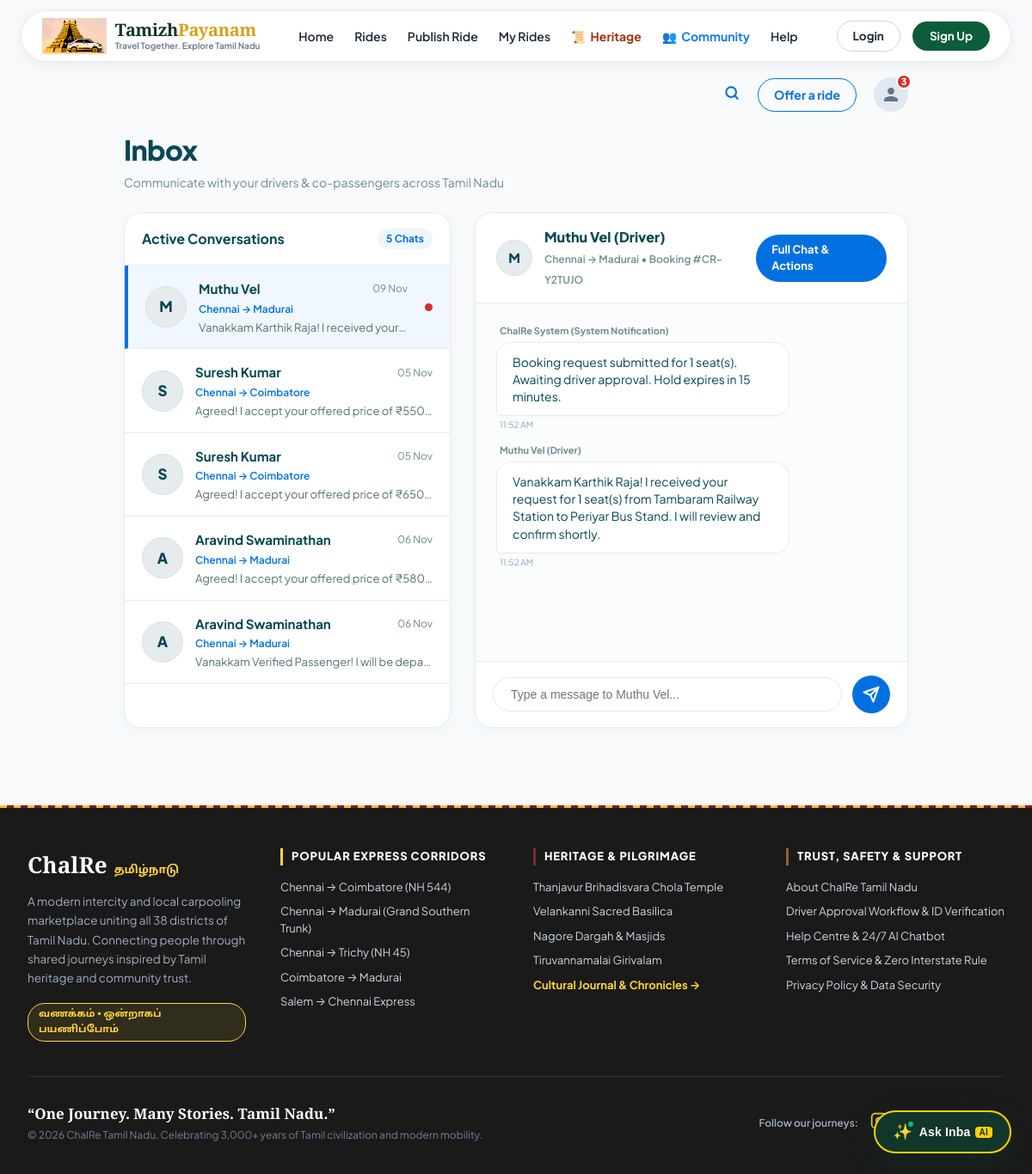
Page /messages/list/ on the committed database.
### apps/bookings/models.py (models this page shows, shortened)
class Booking(models.Model):
    STATUS_CHOICES = (
        ('pending', 'Pending Driver Approval'),
        ('confirmed', 'Confirmed'),
        ('rejected', 'Rejected by Driver'),
        ('cancelled', 'Cancelled'),
        ('completed', 'Completed'),
    )
    ride = models.ForeignKey(Ride, on_delete=models.CASCADE, related_name='bookings')
    passenger = models.ForeignKey(User, on_delete=models.SET_NULL, null=True, blank=True, related_name='passenger_bookings')
    passenger_name = models.CharField(max_length=120)
    passenger_phone = models.CharField(max_length=20)
    seats_booked = models.PositiveIntegerField(default=1)
    original_price = models.DecimalField(max_digits=7, decimal_places=2)
    agreed_price = models.DecimalField(max_digits=7, decimal_places=2)
    pickup_point = models.CharField(max_length=200, blank=True)
    dropoff_point = models.CharField(max_length=200, blank=True)
    status = models.CharField(max_length=20, choices=STATUS_CHOICES, default='pending')
    booking_code = models.CharField(max_length=12, unique=True)
    created_at = models.DateTimeField(auto_now_add=True)
    updated_at = models.DateTimeField(auto_now=True)
    class Meta:
        ordering = ['-created_at']

### apps/rides/models.py (models this page shows, shortened)
class Ride(models.Model):
    STATUS_CHOICES = (
        ('published', 'Published'),
        ('fully_booked', 'Fully Booked'),
        ('in_progress', 'In Progress'),
        ('completed', 'Completed'),
        ('cancelled', 'Cancelled'),
    )
    origin = models.ForeignKey(City, on_delete=models.CASCADE, related_name='departing_rides')
    origin_point = models.CharField(max_length=150, default='Central Bus Stand / CMBT')
    destination = models.ForeignKey(City, on_delete=models.CASCADE, related_name='arriving_rides')
    destination_point = models.CharField(max_length=150, default='Central Bus Stand')
    departure_date = models.DateField(db_index=True)
    departure_time = models.TimeField()
    estimated_arrival = models.TimeField(null=True, blank=True)
    duration_text = models.CharField(max_length=50, default='4h 30m')
    driver_name = models.CharField(max_length=100, default='Suresh Kumar')
    driver_rating = models.DecimalField(max_digits=2, decimal_places=1, default=4.9)
    vehicle_model = models.CharField(max_length=100, default='Maruti Swift Dzire')
    vehicle_number = models.CharField(max_length=30, default='TN-01-BK-4567')
    driver_license_number = models.CharField(max_length=50, blank=True, default='')
    driver_license_masked = models.CharField(max_length=50, blank=True, default='')
    driver_license_issue_date = models.CharField(max_length=50, blank=True, default='')
    driver_license_expiry_date = models.CharField(max_length=50, blank=True, default='')
    driver_license_address = models.CharField(max_length=255, blank=True, default='')
    driver_license_image = models.ImageField(upload_to='licenses/', null=True, blank=True)
    driver_license_masked_image = models.ImageField(upload_to='licenses/masked/', null=True, blank=True)
    driver_license_back_image = models.ImageField(upload_to='licenses/back/', null=True, blank=True)
    govt_id_number = models.CharField(max_length=50, blank=True, default='')
    govt_id_front_image = models.ImageField(upload_to='govt_ids/front/', null=True, blank=True)
    govt_id_back_image = models.ImageField(upload_to='govt_ids/back/', null=True, blank=True)
    is_license_verified = models.BooleanField(default=True)
    SUPPORT_STATUS_CHOICES = (
        ('pending_review', 'Pending Customer Support Review'),
        ('approved', 'Verified & Approved by Support'),
        ('rejected', 'Rejected by Support'),
    )
    support_verification_status = models.CharField(max_length=30, choices=SUPPORT_STATUS_CHOICES, default='pending_review')
    support_reviewed_by = models.CharField(max_length=100, blank=True, default='')
    support_reviewed_at = models.DateTimeField(null=True, blank=True)
    support_notes = models.TextField(blank=True, default='Awaiting customer support document manual verification.')
    available_seats = models.PositiveIntegerField(default=3)
    total_seats = models.PositiveIntegerField(default=3)
    FUEL_TYPE_CHOICES = (
        ('Petrol', 'Petrol ⛽'),
        ('Diesel', 'Diesel ⛽'),
        ('EV', 'Electric (EV) ⚡'),
        ('CNG', 'CNG 🌿'),
    )
    fuel_type = models.CharField(max_length=20, choices=FUEL_TYPE_CHOICES, default='Petrol', blank=True)
    price_per_seat = models.DecimalField(max_digits=7, decimal_places=2, default=450.00)
    status = models.CharField(max_length=20, choices=STATUS_CHOICES, default='published')
    notes = models.TextField(blank=True, default='Comfortable AC ride. Clean car, strictly no smoking.')
    created_at = models.DateTimeField(auto_now_add=True)
    class Meta:
        ordering = ['departure_date', 'departure_time']

### apps/messaging/models.py (models this page shows, shortened)
class RideMessage(models.Model):
    SENDER_TYPES = (
        ('passenger', 'Passenger'),
        ('driver', 'Driver'),
        ('system', 'System Notification'),
    )
    booking = models.ForeignKey(Booking, on_delete=models.CASCADE, related_name='messages')
    sender_type = models.CharField(max_length=15, choices=SENDER_TYPES)
    sender_name = models.CharField(max_length=100)
    text = models.TextField()
    proposed_price = models.DecimalField(max_digits=7, decimal_places=2, null=True, blank=True)
    is_price_offer = models.BooleanField(default=False)
    offer_status = models.CharField(max_length=20, default='none') # none, pending, accepted, rejected
    created_at = models.DateTimeField(auto_now_add=True)
    class Meta:
        ordering = ['created_at']

### carpool_platform/urls.py (the view)
# urls.py: path('messages/list/', inbox_messages_view, name='messages-list'),
def inbox_messages_view(request):
    tab = request.GET.get('tab', 'all')
    active_code = request.GET.get('code')
    threads = []
    if request.user.is_authenticated:
        user_name = (request.user.get_full_name() or request.user.username).strip()
        user_threads_qs = Booking.objects.filter(
            Q(passenger=request.user) |
            Q(passenger_name__icontains=user_name) |
            Q(ride__driver_name__icontains=user_name)
        ).distinct().order_by('-updated_at')
    else:
        user_threads_qs = Booking.objects.filter(messages__isnull=False).distinct().order_by('-updated_at')[:5]
    for b in user_threads_qs:
        last_msg = b.messages.order_by('-created_at').first()
        is_user_driver = request.user.is_authenticated and (user_name.lower() in b.ride.driver_name.lower())
        other_party_name = b.passenger_name if is_user_driver else b.ride.driver_name
        other_party_role = "Passenger" if is_user_driver else "Driver"
        threads.append({
            'booking': b,
            'other_party_name': other_party_name,
            'other_party_role': other_party_role,
            'route': f"{b.ride.origin.name} → {b.ride.destination.name}",
            'last_message': last_msg.text if last_msg else "Conversation initiated",
            'last_time': last_msg.created_at if last_msg else b.created_at,
            'has_unread': b.status == 'pending',
            'chat_url': f"/bookings/{b.booking_code}/chat/",
        })
    active_thread = None
    if active_code:
        active_thread = next((t for t in threads if t['booking'].booking_code == active_code), None)
    if not active_thread and threads:
        active_thread = threads[0]
    return render(request, 'messages/inbox.html', {
        'threads': threads,
        'active_thread': active_thread,
        'threads_count': len(threads),
        'current_tab': tab
    })

### templates/messages/inbox.html (shortened to what this page needs)
{% extends "base.html" %}
{% load static %}
{% block content %}
<div class="inbox-top-appbar">
  <a href="/rides/search/" style="color: #0070e0; font-size: 20px; text-decoration: none;" title="Search Rides">
    <svg width="20" height="20" viewBox="0 0 24 24" fill="none" stroke="#0070e0" stroke-width="2.5" stroke-linecap="round"><circle cx="11" cy="11" r="7"/><path d="M20 20l-4-4"/></svg>
  </a>
  <a href="/rides/publish/" class="btn-offer-ride-outline">
    Offer a ride
  </a>
  <a href="/accounts/profile/?tab=menu" class="profile-badge-avatar-wrap" title="User Menu">
    <svg width="24" height="24" viewBox="0 0 24 24" fill="currentColor">
      <path d="M12 12c2.21 0 4-1.79 4-4s-1.79-4-4-4-4 1.79-4 4 1.79 4 4 4zm0 2c-2.67 0-8 1.34-8 4v2h16v-2c0-2.66-5.33-4-8-4z"/>
    </svg>
    <span class="inbox-count-badge">3</span>
  </a>
</div>
<div class="inbox-container">
  <div class="inbox-header-row">
    <div>
      <h1 class="inbox-page-title">Inbox</h1>
      <div class="inbox-subtitle">Communicate with your drivers & co-passengers across Tamil Nadu</div>
    </div>
  </div>
  {% if threads %}
    <div class="inbox-grid-layout">
      <div class="inbox-threads-card">
        <div class="threads-card-header">
          <h3>Active Conversations</h3>
          <span class="threads-card-badge">{{ threads_count }} Chats</span>
        </div>
        <div class="threads-scroll-area">
          {% for t in threads %}
            <a href="/messages/list/?code={{ t.booking.booking_code }}" class="thread-item-row {% if active_thread and active_thread.booking.booking_code == t.booking.booking_code %}active{% endif %}">
              <div class="thread-avatar">
                {{ t.other_party_name|slice:":1"|upper }}
              </div>
              <div class="thread-info">
                <div class="thread-title-row">
                  <span class="thread-name">{{ t.other_party_name }}</span>
                  <span class="thread-time">{{ t.last_time|date:"d M" }}</span>
                </div>
                <div class="thread-route">{{ t.route }}</div>
                <div class="thread-snippet">{{ t.last_message }}</div>
              </div>
              {% if t.has_unread %}
                <span class="thread-unread-dot" title="Pending confirmation"></span>
              {% endif %}
            </a>
          {% endfor %}
        </div>
      </div>
      <div class="inbox-conversation-pane">
        {% if active_thread %}
          <div class="conv-top-bar">
            <div class="conv-user-header">
              <div class="thread-avatar" style="width: 42px; height: 42px; font-size: 15px;">
                {{ active_thread.other_party_name|slice:":1"|upper }}
              </div>
              <div>
                <h4 class="conv-title">{{ active_thread.other_party_name }} ({{ active_thread.other_party_role }})</h4>
                <span class="conv-route-badge">{{ active_thread.route }} &bull; Booking #{{ active_thread.booking.booking_code }}</span>
              </div>
            </div>
            <a href="{{ active_thread.chat_url }}" class="conv-action-btn">
              Full Chat & Actions
            </a>
          </div>
          <div class="conv-messages-body" id="convMessagesBody">
            {% for m in active_thread.booking.messages.all %}
              <div class="conv-bubble-row {% if m.sender_name == user.get_full_name or m.sender_name == user.username or m.sender_type == 'passenger' and not user.is_authenticated %}mine{% else %}theirs{% endif %}">
                <span class="conv-bubble-sender">{{ m.sender_name }} ({{ m.get_sender_type_display }})</span>
                <div class="conv-bubble">
                  {{ m.text }}
                </div>
                <span class="conv-bubble-time">{{ m.created_at|date:"h:i A" }}</span>
              </div>
            {% empty %}
              <div style="text-align: center; color: #94a3b8; margin: auto;">
                No messages yet. Send a message to coordinate your journey!
              </div>
            {% endfor %}
          </div>
          <form class="conv-bottom-composer" action="/bookings/{{ active_thread.booking.booking_code }}/send-message/" method="POST">
            <input type="text" name="message" class="composer-input" placeholder="Type a message to {{ active_thread.other_party_name }}..." required />
            <button type="submit" class="composer-send-btn" title="Send Message">
              <svg width="20" height="20" viewBox="0 0 24 24" fill="none" stroke="currentColor" stroke-width="2.5" stroke-linecap="round" stroke-linejoin="round">
                <line x1="22" y1="2" x2="11" y2="13"></line>
                <polygon points="22 2 15 22 11 13 2 9 22 2"></polygon>
              </svg>
            </button>
          </form>
        {% endif %}
      </div>
    </div>
  {% endif %}
</div>
{% endblock %}

### static/css/main.css (style rules this page uses)
:root { --primary-yellow: #FFD000; --accent-yellow: #FDB813; --light-yellow: #FFFBEA; --dark-header: #181C20; --pure-white: #FFFFFF; --text-dark: #1E293B; --text-muted: #64748B; --border-color: #E2E8F0; --success-green: #2E9D68; --shadow-sm: 0 2px 8px rgba(0,0,0,0.04); --shadow-md: 0 6px 18px rgba(0,0,0,0.08); }
* { margin: 0; padding: 0; box-sizing: border-box; }
body { font-family: 'Inter', -apple-system, BlinkMacSystemFont, "Segoe UI", Roboto, sans-serif; background-color: #F8FAFC; color: var(--text-dark); line-height: 1.5; }

### templates/base.html (style rules this page uses)
:root { --chalre-yellow: #FFD43B; --chalre-gold: #D4A017; --chalre-ivory: #FFFDF5; --chalre-white: #FFFFFF; --chalre-maroon: #722F37; --chalre-bronze: #8C6239; --chalre-charcoal: #242424; --chalre-sand: #E9DFC8; --chalre-dark: #12372A; --chalre-green: #1B4D3E; --text-heading: #242424; --text-sub: #4A5568; }
body { margin: 0; padding: 0; font-family: 'Plus Jakarta Sans', -apple-system, BlinkMacSystemFont, sans-serif; background-color: #F8FAFC; color: #1E293B; -webkit-font-smoothing: antialiased; }

### rows in the picture
Booking: other_party_name "M", other_party_name "Muthu Vel", last_time "09 Nov", route "Chennai → Madurai", last_message "Vanakkam Karthik Raja! I received your…", booking.booking_code "CR-Y2TUJO"
Booking: other_party_name "S", other_party_name "Suresh Kumar", last_time "05 Nov", route "Chennai → Coimbatore", last_message "Agreed! I accept your offered price of ₹550…"
Booking: other_party_name "S", other_party_name "Suresh Kumar", last_time "05 Nov", route "Chennai → Coimbatore", last_message "Agreed! I accept your offered price of ₹650…"
Booking: other_party_name "A", other_party_name "Aravind Swaminathan", last_time "06 Nov", route "Chennai → Madurai", last_message "Agreed! I accept your offered price of ₹580…"
Booking: other_party_name "A", other_party_name "Aravind Swaminathan", last_time "06 Nov", route "Chennai → Madurai", last_message "Vanakkam Verified Passenger! I will be depa…"
Ride: other_party_name "M", other_party_name "Muthu Vel", message "Type a message to Muthu Vel..."
RideMessage: sender_name "ChalRe System", sender_type "System Notification", text "Booking request submitted for 1 seat(s). Awaiting driver approval. Hold expires in 15 minutes.", created_at "11:52 AM"
RideMessage: sender_name "Muthu Vel", sender_type "Driver", text "Vanakkam Karthik Raja! I received your request for 1 seat(s) from Tambaram Railway Station to Periyar Bus Stand. I will review and confirm shortly.", created_at "11:52 AM"

### other values in the picture
{{ threads_count }} "5"
{{ active_thread.other_party_role }} "Driver"
{{ active_thread.route }} "Chennai → Madurai"
